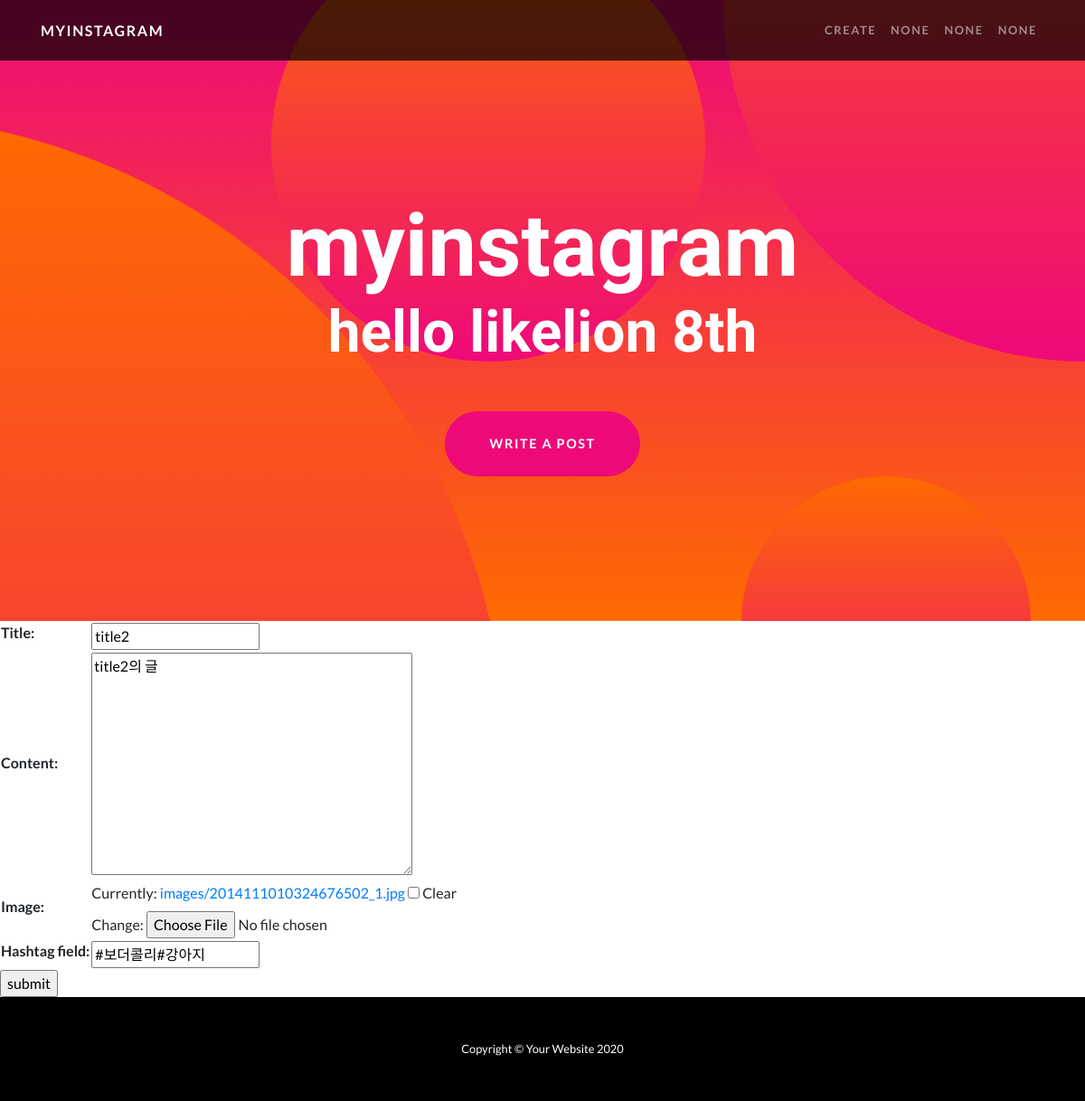
The page /update/8 on the database its author committed.
### appname/models.py (models this page shows, shortened)
class Post(models.Model):
    title = models.CharField(max_length=200)
    content = models.TextField()
    image = models.ImageField(upload_to='images/', blank=True)
    writer = models.ForeignKey(settings.AUTH_USER_MODEL, on_delete=models.CASCADE, related_name="writer", default="")
    hashtag_field = models.CharField(max_length=200, blank=True)
    hashtags = models.ManyToManyField('Hashtag', blank=True)
    likes = models.ManyToManyField(settings.AUTH_USER_MODEL, related_name="likes")

### appname/views.py (the view)
# urls.py: path('update/<int:pk>', appname.views.update, name='update'),
def update(request, pk):
    post = get_object_or_404(Post, pk=pk)
    if request.method == "POST":
        form = PostForm(request.POST, instance=post)
        if form.is_valid():
            form = form.save(commit=False)
            form.save()
            return redirect('main')
    else:
        form = PostForm(instance=post)
        return render(request, 'appname/create.html', {'form': form})

### appname/forms.py
class PostForm(forms.ModelForm):
    class Meta:
        model = Post
        fields = ['title', 'content', 'image', 'hashtag_field']

### appname/templates/appname/create.html (shortened to what this page needs)
{% extends 'appname/base.html' %}
{% block header %}
<header class="masthead text-center text-white">
  <div class="masthead-content">
    <div class="container">
      <h1 class="masthead-heading mb-0">myinstagram</h1>
      <h2 class="masthead-subheading mb-0">hello likelion 8th</h2>
      <a href="/create" class="btn btn-primary btn-xl rounded-pill mt-5">write a post</a>
    </div>
  </div>
  <div class="bg-circle-1 bg-circle"></div>
  <div class="bg-circle-2 bg-circle"></div>
  <div class="bg-circle-3 bg-circle"></div>
  <div class="bg-circle-4 bg-circle"></div>
</header>
{% endblock %}
{% block content %}
<form method="POST" enctype="multipart/form-data">
  <table>
    {{ form.as_table }}
  </table>
  <input type="submit" value="submit">
</form>
{% endblock %}

### rows shown on the page
Post: title "title2", content "title2의 글", hashtag_field "#보더콜리#강아지"
